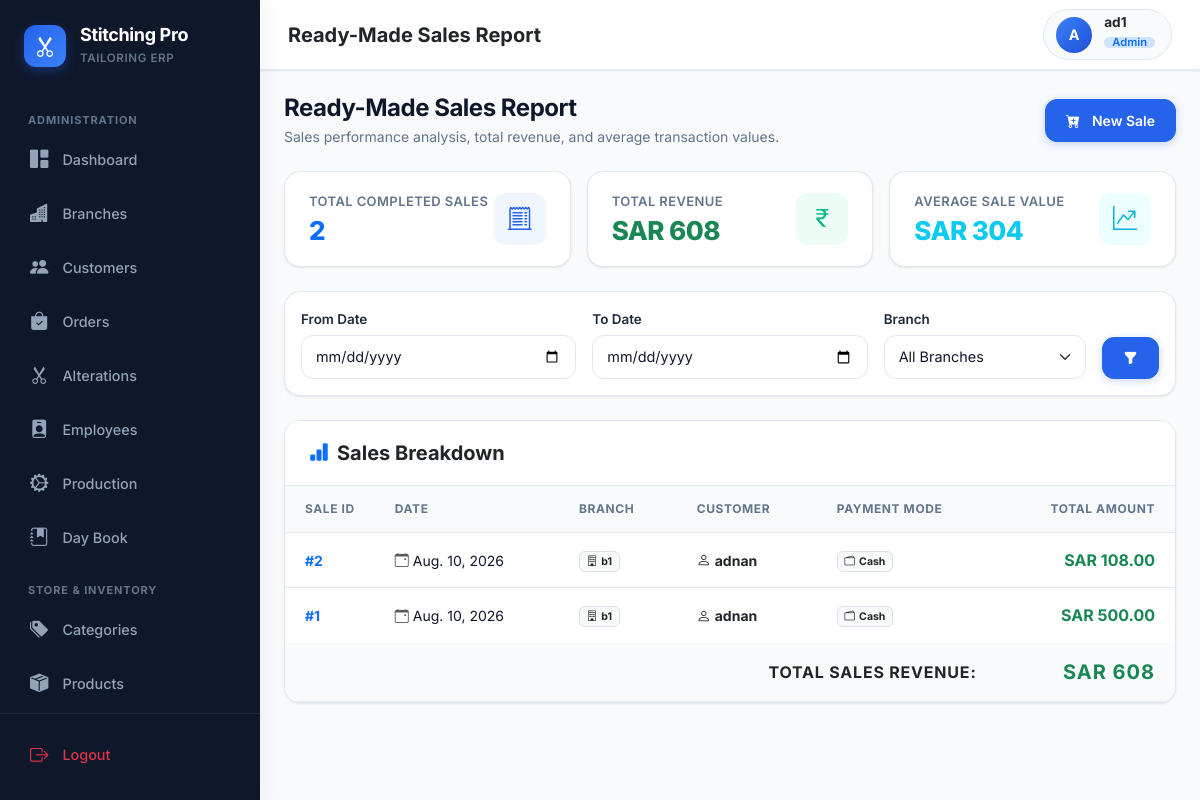
/products/sales/report/ (signed in), run on the app's committed database.
### accounts/models.py (models this page shows, shortened)
class User(AbstractUser):
    ROLE_CHOICES = [
        ('Admin', 'Admin'),
        ('Branch', 'Branch'),
    ]
    role = models.CharField(
        max_length=20,
        choices=ROLE_CHOICES,
        default='Branch'
    )
    branch = models.ForeignKey(
        Branch,
        on_delete=models.CASCADE,
        null=True,
        blank=True
    )

### products/models.py (models this page shows, shortened)
class Sale(models.Model):
    PAYMENT_CHOICES = [
        ("Cash", "Cash"),
        ("Bank", "Bank"),
        ("Online", "Online"),
        ("Cheque", "Cheque"),
        ("POS", "POS"),
    ]
    branch = models.ForeignKey(
        Branch,
        on_delete=models.CASCADE,
        related_name="sales"
    )
    customer = models.ForeignKey(
        Customer,
        on_delete=models.SET_NULL,
        null=True,
        blank=True,
        related_name="sales"
    )
    sale_date = models.DateField()
    payment_mode = models.CharField(
        max_length=20,
        choices=PAYMENT_CHOICES
    )
    total = models.DecimalField(
        max_digits=10,
        decimal_places=2,
        default=0
    )
    created_at = models.DateTimeField(
        auto_now_add=True
    )

### branches/models.py (models this page shows, shortened)
class Branch(models.Model):
    name = models.CharField(max_length=100)
    address = models.TextField()
    phone = models.CharField(max_length=15)
    manager_name = models.CharField(max_length=100)

### customers/models.py (models this page shows, shortened)
class Customer(models.Model):
    branch = models.ForeignKey(Branch, on_delete=models.CASCADE)
    name = models.CharField(max_length=100)
    mobile = models.CharField(max_length=15)
    address = models.TextField()
    created_at = models.DateTimeField(auto_now_add=True)

### products/views.py (the view, shortened to what this page needs)
@login_required
def sale_report(request):
    if request.user.role == "Admin":
        sales = Sale.objects.select_related(
            "branch",
            "customer"
        ).order_by(
            "-sale_date",
            "-id"
        )
        branches = Branch.objects.all()
    from_date = request.GET.get("from_date")
    to_date = request.GET.get("to_date")
    if from_date:
        sales = sales.filter(
            sale_date__gte=from_date
        )
    if to_date:
        sales = sales.filter(
            sale_date__lte=to_date
        )
    branch_id = request.GET.get("branch")
    if request.user.role == "Admin" and branch_id:
        sales = sales.filter(
            branch_id=branch_id
        )
    total_sales = sales.count()
    total_revenue = sales.aggregate(
        total=Sum("total")
    )["total"]
    if total_revenue is None:
        total_revenue = 0
    if total_sales > 0:
        average_sale = total_revenue / total_sales
    else:
        average_sale = 0
    return render(
        request,
        "products/sale_report.html",
        {
            "sales": sales,
            "branches": branches,
            "total_sales": total_sales,
            "total_revenue": total_revenue,
            "average_sale": average_sale,
        }
    )

### templates/products/sale_report.html (shortened to what this page needs)
{% extends "base.html" %}
{% block page_title %}Ready-Made Sales Report{% endblock %}
{% block content %}
<div class="page-header-block">
    <div>
        <h2 class="page-header-title">Ready-Made Sales Report</h2>
        <p class="page-header-sub">Sales performance analysis, total revenue, and average transaction values.</p>
    </div>
    <div>
        <a href="{% url 'sale_create' %}" class="btn btn-primary">
            <i class="bi bi-cart-plus-fill me-1"></i> New Sale
        </a>
    </div>
</div>
<div class="row g-3 mb-4">
    <div class="col-12 col-sm-6 col-xl-4">
        <div class="stat-card">
            <div>
                <div class="stat-label">Total Completed Sales</div>
                <h3 class="stat-value text-primary">{{ total_sales }}</h3>
            </div>
            <div class="stat-icon-wrapper stat-icon-primary">
                <i class="bi bi-receipt-cutoff"></i>
            </div>
        </div>
    </div>
    <div class="col-12 col-sm-6 col-xl-4">
        <div class="stat-card">
            <div>
                <div class="stat-label">Total Revenue</div>
                <h3 class="stat-value text-success">SAR {{ total_revenue }}</h3>
            </div>
            <div class="stat-icon-wrapper stat-icon-success">
                <i class="bi bi-currency-rupee"></i>
            </div>
        </div>
    </div>
    <div class="col-12 col-sm-6 col-xl-4">
        <div class="stat-card">
            <div>
                <div class="stat-label">Average Sale Value</div>
                <h3 class="stat-value text-info">SAR {{ average_sale }}</h3>
            </div>
            <div class="stat-icon-wrapper stat-icon-info">
                <i class="bi bi-graph-up-arrow"></i>
            </div>
        </div>
    </div>
</div>
<div class="card-custom p-3 mb-4">
    <form method="GET">
        <div class="row g-3 align-items-end">
            <div class="col-12 col-md-4">
                <label class="form-label fw-semibold">From Date</label>
                <input type="date" name="from_date" value="{{ request.GET.from_date }}" class="form-control">
            </div>
            <div class="col-12 col-md-4">
                <label class="form-label fw-semibold">To Date</label>
                <input type="date" name="to_date" value="{{ request.GET.to_date }}" class="form-control">
            </div>
            {% if request.user.role == "Admin" %}
            <div class="col-12 col-md-3">
                <label class="form-label fw-semibold">Branch</label>
                <select name="branch" class="form-select">
                    <option value="">All Branches</option>
                </select>
            </div>
            {% endif %}
            <div class="col-12 col-md-1">
                <button type="submit" class="btn btn-primary w-100" title="Filter Report">
                    <i class="bi bi-funnel-fill"></i>
                </button>
            </div>
        </div>
    </form>
</div>
<div class="table-card">
    <div class="table-card-header">
        <h5 class="fw-bold mb-0 text-dark">
            <i class="bi bi-bar-chart-fill text-primary me-2"></i>Sales Breakdown
        </h5>
    </div>
    <div class="table-responsive">
        <table class="table app-table">
            <thead>
                <tr>
                    <th width="80">Sale ID</th>
                    <th>Date</th>
                    <th>Branch</th>
                    <th>Customer</th>
                    <th>Payment Mode</th>
                    <th class="text-end">Total Amount</th>
                </tr>
            </thead>
            <tbody>
                {% for sale in sales %}
                <tr>
                    <td class="fw-bold text-primary">#{{ sale.id }}</td>
                    <td><i class="bi bi-calendar-event me-1 text-muted"></i>{{ sale.sale_date }}</td>
                    <td><span class="badge bg-light text-dark border"><i class="bi bi-building me-1"></i>{{ sale.branch.name }}</span></td>
                    <td>
                        {% if sale.customer %}
                            <strong class="text-dark"><i class="bi bi-person me-1"></i>{{ sale.customer.name }}</strong>
                        {% else %}
                            <span class="text-muted"><i class="bi bi-person-fill-gear me-1"></i>Walk-in Customer</span>
                        {% endif %}
                    </td>
                    <td>
                        <span class="badge bg-light text-dark border">
                            <i class="bi bi-wallet2 me-1"></i>{{ sale.payment_mode }}
                        </span>
                    </td>
                    <td class="text-end fw-bold text-success fs-6">SAR {{ sale.total }}</td>
                </tr>
                {% empty %}
                <tr>
                    <td colspan="6" class="text-center py-4 text-muted">No sales found for the selected period.</td>
                </tr>
                {% endfor %}
            </tbody>
            {% if sales %}
            <tfoot>
                <tr class="table-light">
                    <th colspan="5" class="text-end text-dark fs-6">Total Sales Revenue:</th>
                    <th class="text-end text-success fs-5 fw-bold">SAR {{ total_revenue }}</th>
                </tr>
            </tfoot>
            {% endif %}
        </table>
    </div>
</div>
{% endblock %}

### templates/base.html (shortened to what this page needs)
{% load static %}
<!DOCTYPE html>
<html lang="en">
<head>
    <link
        href="https://cdn.jsdelivr.net/npm/bootstrap@5.3.3/dist/css/bootstrap.min.css"
        rel="stylesheet"
    >
    <link
        rel="stylesheet"
        href="https://cdn.jsdelivr.net/npm/bootstrap-icons@1.11.3/font/bootstrap-icons.min.css"
    >
    <link
        rel="stylesheet"
        href="{% static 'css/style.css' %}"
    >
</head>
<body>
<div class="app-wrapper">
    <aside
        class="app-sidebar"
        id="appSidebar"
    >
        <div class="sidebar-header">
            <div class="brand-icon-box">
                <i class="bi bi-scissors"></i>
            </div>
            <div>
                <h1 class="brand-title">
                    Stitching Pro
                </h1>
                <span class="brand-subtitle">
                    Tailoring ERP
                </span>
            </div>
        </div>
        <div class="sidebar-menu-wrapper">
            {% if request.user.role == "Admin" %}
                <p class="menu-section-title">
                    Administration
                </p>
                <a
                    href="{% url 'home' %}"
                    class="sidebar-nav-link
                    "
                >
                    <i class="bi bi-grid-1x2-fill"></i>
                    <span>
                        Dashboard
                    </span>
                </a>
                <a
                    href="{% url 'branch_list' %}"
                    class="sidebar-nav-link
                    "
                >
                    <i class="bi bi-buildings-fill"></i>
                    <span>
                        Branches
                    </span>
                </a>
                <a
                    href="{% url 'customer_list' %}"
                    class="sidebar-nav-link
                    "
                >
                    <i class="bi bi-people-fill"></i>
                    <span>
                        Customers
                    </span>
                </a>
                <a
                    href="{% url 'order_list' %}"
                    class="sidebar-nav-link
                    "
                >
                    <i class="bi bi-bag-check-fill"></i>
                    <span>
                        Orders
                    </span>
                </a>
                <a
                    href="{% url 'alteration_list' %}"
                    class="sidebar-nav-link
                    "
                >
                    <i class="bi bi-scissors"></i>
                    <span>
                        Alterations
                    </span>
                </a>
                <a
                    href="{% url 'employee_list' %}"
                    class="sidebar-nav-link
                    "
                >
                    <i class="bi bi-person-badge-fill"></i>
                    <span>
                        Employees
                    </span>
                </a>
                <a
                    href="{% url 'production_list' %}"
                    class="sidebar-nav-link
                    "
                >
                    <i class="bi bi-gear-wide-connected"></i>
                    <span>
                        Production
                    </span>
                </a>
                <a
                    href="{% url 'daybook_list' %}"
                    class="sidebar-nav-link
                    "
                >
                    <i class="bi bi-journal-bookmark-fill"></i>
                    <span>
                        Day Book
                    </span>
                </a>
                <p class="menu-section-title">
                    Store & Inventory
                </p>
                <a
                    href="{% url 'category_list' %}"
                    class="sidebar-nav-link
                    "
                >
                    <i class="bi bi-tags-fill"></i>
                    <span>
                        Categories
                    </span>
                </a>
                <a
                    href="{% url 'product_list' %}"
                    class="sidebar-nav-link
                    "
                >
                    <i class="bi bi-box-seam-fill"></i>
                    <span>
                        Products
                    </span>
                </a>
            {% endif %}
        </div>
        <div class="sidebar-footer">
            <a
                href="{% url 'logout' %}"
                class="sidebar-nav-link text-danger"
            >
                <i class="bi bi-box-arrow-right"></i>
                <span>
                    Logout
                </span>
            </a>
        </div>
    </aside>
    <div class="app-main">
        <header class="app-header">
            <div class="d-flex align-items-center gap-3">
                <div class="d-none d-sm-block">
                    <h5 class="fw-bold mb-0 text-dark">
                        {% block page_title %}{% endblock %}
                    </h5>
                </div>
            </div>
            <div class="d-flex align-items-center gap-3">
                {% if request.user.is_authenticated %}
                    <div class="user-profile-badge">
                        <div class="user-avatar-circle">
                            {{ request.user.username|slice:":1"|upper }}
                        </div>
                        <div
                            class="d-none d-md-block text-start me-1"
                        >
                            <div
                                class="fw-bold text-dark lh-1"
                                style="font-size: 0.85rem;"
                            >
                                {{ request.user.username }}
                            </div>
                            <span
                                class="badge bg-primary-subtle text-primary fw-semibold px-2 py-0 mt-1"
                                style="font-size: 0.7rem;"
                            >
                                {{ request.user.role }}
                            </span>
                        </div>
                    </div>
                {% endif %}
            </div>
        </header>
        <main class="flex-grow-1 p-3 p-md-4">
            {% block content %}
            {% endblock %}
        </main>
    </div>
</div>
</body>
</html>

### data on the page
User: user.username "A", user.username "ad1", user.role "Admin"
Sale: id "2", sale_date "Aug. 10, 2026", branch.name "b1", customer.name "adnan", payment_mode "Cash", total "108.00"
Sale: id "1", sale_date "Aug. 10, 2026", branch.name "b1", customer.name "adnan", payment_mode "Cash", total "500.00"

### other printed values
{{ total_sales }} "2"
{{ total_revenue }} "608"
{{ average_sale }} "304"
